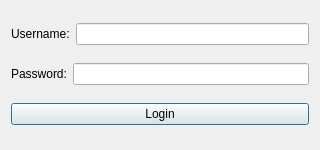
<?xml version="1.0" encoding="UTF-8"?>
<ui version="4.0">
 <class>LoginDialog</class>
 <widget class="QDialog" name="LoginDialog">
  <property name="geometry">
   <rect>
    <x>0</x>
    <y>0</y>
    <width>320</width>
    <height>150</height>
   </rect>
  </property>
  <property name="windowTitle">
   <string>Login</string>
  </property>
  <layout class="QVBoxLayout" name="verticalLayout">
   <item>
    <layout class="QHBoxLayout" name="horizontalLayout">
     <item>
      <widget class="QLabel" name="label">
       <property name="text">
        <string>Username:</string>
       </property>
      </widget>
     </item>
     <item>
      <widget class="QLineEdit" name="usernameLineEdit"/>
     </item>
    </layout>
   </item>
   <item>
    <layout class="QHBoxLayout" name="horizontalLayout_2">
     <item>
      <widget class="QLabel" name="label_2">
       <property name="text">
        <string>Password:</string>
       </property>
      </widget>
     </item>
     <item>
      <widget class="QLineEdit" name="passwordLineEdit"/>
     </item>
    </layout>
   </item>
   <item>
    <layout class="QHBoxLayout" name="horizontalLayout_3">
     <item>
      <widget class="QPushButton" name="loginButton">
       <property name="text">
        <string>Login</string>
       </property>
      </widget>
     </item>
    </layout>
   </item>
  </layout>
 </widget>
 <resources/>
 <connections/>
</ui>
